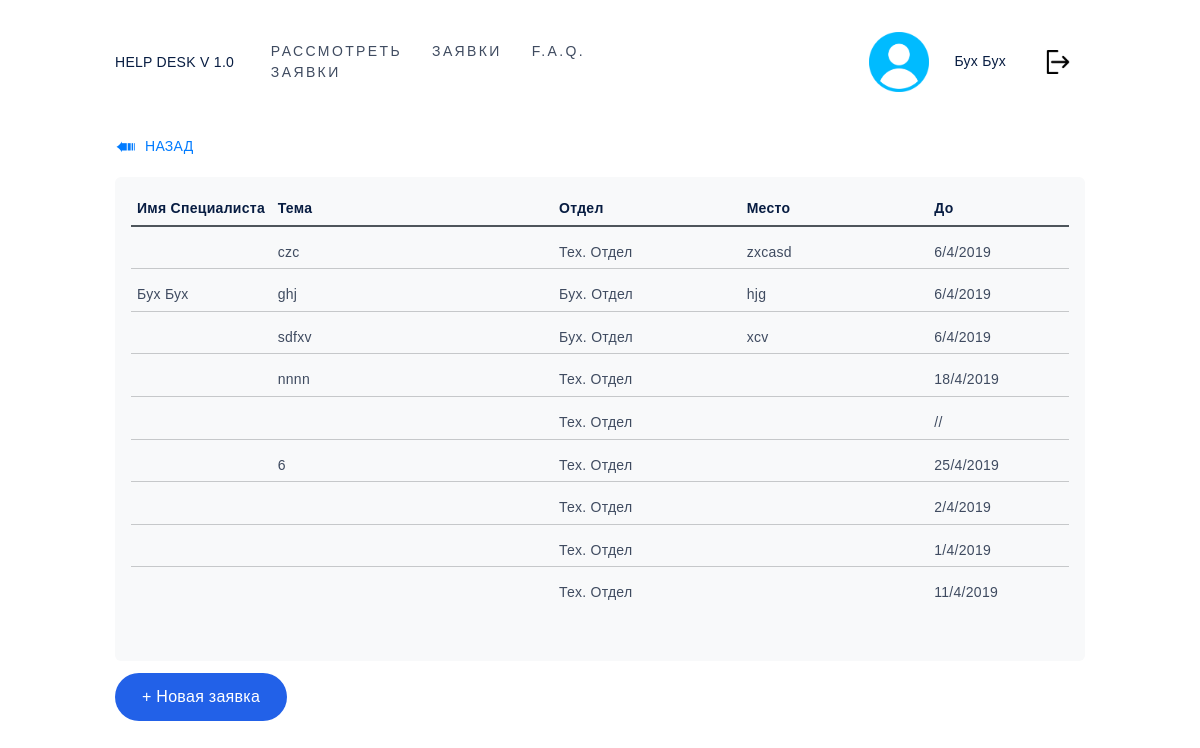
The app's page /helpdesk/list-tickets.html (signed in) with its own data.
### helpdesk/models.py (models this page shows, shortened)
class Ticket(models.Model):
    requestor = models.ForeignKey('auth.User',on_delete=models.CASCADE, related_name="requestor")
    worker = models.ForeignKey('auth.User',on_delete=models.SET_NULL, null=True, related_name="worker")
    theme = models.CharField(max_length=100,default="")
    targeted_department = models.ForeignKey('Department',on_delete=models.CASCADE, related_name="targeted_department")
    place = models.CharField(max_length=100,default="")
    priority = models.IntegerField(default="0") # 0-Низкий 1-Средний 2-Высокий
    details = models.CharField(max_length=1000,default="")
    pub_date = models.DateTimeField('date published')
    exp_date = models.DateTimeField('expiration date')
    finished = models.BooleanField(default="False")
    deleted = models.BooleanField(default="False")
    chat = models.TextField(default="")

class Department(models.Model):
    name = models.CharField(max_length=100)
    head = models.ForeignKey('auth.User',null=True,on_delete=models.CASCADE, related_name="head")

### helpdesk/views.py (the view)
# urls.py: path('list-tickets.html',views.list_tickets.as_view() , name='list-tickets'),
class list_tickets(LoginRequiredMixin,generic.ListView):
    template_name = 'helpdesk/list-tickets.html'
    login_url = 'helpdesk:login_view'
    redirect_field_name = 'redirect_to'
    def get_context_data(self, **kwargs):
        context = super().get_context_data(**kwargs)
        context['user'] = self.request.user.first_name + " " + self.request.user.last_name
        if models.EmployeesInDepartments.objects.filter(person = self.request.user).count()>0:
            context['isWorker'] = True
        return context
    def get_queryset(self):
        result_list=models.Ticket.objects.filter(requestor=self.request.user)
        return result_list.filter(finished=False,deleted=False)

### helpdesk/templates/helpdesk/list-tickets.html (shortened to what this page needs)
{%extends 'helpdesk/father_frame.html'%}
{%block contents%}
	<section class="section-one-class" id="section-one-id">
		<div class="container">
			<div class="row">
				<div class="col">
					<a href="#" onclick="history.back();return false;" class="toback">Назад</a>
				</div>
			</div>
			<div class="row">
				<div class="col-lg d-flex justify-content-center">
					<ul class="list-tickets">
						<li class="wr-label d-flex justify-content-between">
							<div class="label-name_ticket">
								<p>Имя Специалиста</p>
							</div>
							<div class="label-text_ticket">
								<p>Тема</p>
							</div>
							<div class="label-depart_ticket">
								<p>Отдел</p>
							</div>
							<div class="label-place_ticket">
								<p>Место</p>
							</div>
							<div class="label-priority_ticket">
								<p>До</p>
							</div>
						</li>
						{% for object in object_list %}
						<li class="wr-tickets">
							<a href="view-ticket_{%if isAdmining%}admin_{%endif%}{{object.pk}}" class="d-flex">
								<div class="ticket-name">
									<p>{%if object.first_name == ''%}Ожидается{%else%}{{object.worker.first_name}} {{object.worker.last_name}}{%endif%}</p>
								</div>
								<div class="ticket-text">
									<p>{{object.theme}}</p>
								</div>
								<div class="ticket-depart">
									<p>{{object.targeted_department.name}}</p>
								</div>
								<div class="ticket-place">
									<p>{{object.place}}</p>
								</div>
								<div class="ticket-priority">
									<p>{%if object.priority == 0%}{%endif%}{%if object.priority == 2%}{%endif%}{%if object.priority == 1%}{%endif%}
										{{object.exp_date.day}}/{{object.exp_date.month}}/{{object.exp_date.year}}
									</p>
								</div>
							</a>
						</li>
						{%endfor%}
					</ul>
				</div>
			</div>
			<div class="row">
				<div class="col">
					<a href="{%url 'helpdesk:new_ticket'%}" class="btn btn_new-message">
						+ Новая заявка
					</a>
				</div>
			</div>
		</div>
	</section>
{%endblock%}

### helpdesk/templates/helpdesk/father_frame.html (shortened to what this page needs)
<!DOCTYPE html>
{%load static%}
<html lang="ru">
<head>
	<link rel="stylesheet" href="{%static 'css/bootstrap.min.css'%}">
	<link rel="stylesheet" href="{%static 'css/main.css'%}">
</head>
<body>
	<header class="header" id="header">
		<div class="container">
			<div class="row d-flex align-items-center justify-content-between">
				<div class="col-lg-2">
					<div class="logo ttu">
						Help Desk v 1.0
					</div>
				</div>
				<div class="col-lg-4 d-flex justify-content-end">
					<nav>
						<ul class="menu ttu d-flex">
							{%if isWorker%}
							<li class="menu__item">
								<a href="list-tickets-admin.html" class="menu__link">
									Рассмотреть заявки
								</a>
							</li>
							{%endif%}
							<li class="menu__item">
								<a href="list-tickets.html" class="menu__link">
									Заявки
								</a>
							</li>
							<li class="menu__item">
								<a href="faq.html" class="menu__link">
									F.A.Q.
								</a>
							</li>
						</ul>
					</nav>
				</div>
				<div class="col-lg d-flex align-items-center justify-content-end">
					<img src="{%static 'img/icon-user.png'%}" class="user-logo">
					<div class="user-account">
						<p class="user-name">
							{{user}}
						</p>
					</div>
					<a href="{%url 'helpdesk:logout'%}"><div class="exit"></div>
				</div>
			</div>
		</div>
	</header>
	{%block contents%}{%endblock%}
	<footer class="footer" id="footer">
		<div class="container"></div>
	</footer>
</body>
</html>

### helpdesk/static/css/main.css (style rules this page uses)
body { font-family: 'Exo 2.0', sans-serif; color: #081d42; padding: 0; letter-spacing: 0.02em; margin: 0; font-size: 14px; }
.container { width: 970px; margin: 0 auto; padding: 12px 0; }
div, p, form, input, a, span, button { box-sizing: border-box; }
p { margin: 0; font-size: 14px; line-height: 1.4em; letter-spacing: .02em; }
ul, li { display: block; padding: 0; margin: 0; }
a, a:hover, a:active { text-decoration: none; color: #3f4b60; }
a, button, input { transition: all 0.5s ease; outline: none; }
.ttu { text-transform: uppercase; }
.toback { display: inline-block; position: relative; padding-left: 30px; margin-bottom: 20px; text-transform: uppercase; color: #007bff; }
.toback:before { display: block; position: absolute; content: '➠'; transform: rotate(180deg); text-align: center; top: 2px; left: 0px; line-height: 20px; font-size: 25px; color: #007bff; }
.header { padding: 20px 0; }
.menu__link { letter-spacing: .17em; border-bottom: 1px dashed transparent; padding-bottom: 3px; cursor: pointer; }
.user-logo { max-width: 60px; max-height: 60px; width: 100%; }
.user-account { display: flex; flex-direction: column; margin-left: 25px; }
.user-name { font-size: 14px; }
.menu__item:not(:last-child) { margin-right: 30px; }
.exit { display: block; width: 24px; height: 24px; background: url("../img/logout.png") no-repeat center top / contain; cursor: pointer; margin-left: 40px; margin-right: 15px; }
.wr-label { margin: 10px; font-weight: 600; border-bottom: 2px solid #4e555b; }
.wr-label div { padding: 6px; }
.btn_new-message { background-color: #2261E8; color: #fff!important; border-radius: 50px!important; padding: 12px 27px; margin-top: 12px; border-style: none; }
.list-tickets { background-color: #f8f9fa; width: 100%; height: 100%; -webkit-border-radius: 6px; -moz-border-radius: 6px; border-radius: 6px; padding: 6px; margin-bottom: 36px; }
.label-name_ticket { width: 15%; }
.label-text_ticket { width: 30%; }
.label-depart_ticket { width: 20%; }
.label-place_ticket { width: 20%; }
.label-priority_ticket { width: 15%; }
.wr-tickets { margin: 10px; cursor: pointer; }
.wr-tickets:not(:last-child) { border-bottom: 1px solid #c6c8ca; }
.wr-tickets div { padding: 6px; }
.ticket-name { width: 15%; }
.ticket-text { width: 30%; }
.ticket-depart { width: 20%; }
.ticket-place { width: 20%; }
.ticket-priority { width: 15%; }

### records on screen
Ticket: theme "czc", targeted_department.name "Тех. Отдел", place "zxcasd", exp_date.day "6", exp_date.month "4", exp_date.year "2019"
Ticket: worker.first_name "Бух", worker.last_name "Бух", theme "ghj", targeted_department.name "Бух. Отдел", place "hjg", exp_date.day "6", exp_date.month "4", exp_date.year "2019"
Ticket: theme "sdfxv", targeted_department.name "Бух. Отдел", place "xcv", exp_date.day "6", exp_date.month "4", exp_date.year "2019"
Ticket: theme "nnnn", targeted_department.name "Тех. Отдел", exp_date.day "18", exp_date.month "4", exp_date.year "2019"
Ticket: targeted_department.name "Тех. Отдел"
Ticket: theme "6", targeted_department.name "Тех. Отдел", exp_date.day "25", exp_date.month "4", exp_date.year "2019"
Ticket: targeted_department.name "Тех. Отдел", exp_date.day "2", exp_date.month "4", exp_date.year "2019"
Ticket: targeted_department.name "Тех. Отдел", exp_date.day "1", exp_date.month "4", exp_date.year "2019"
Ticket: targeted_department.name "Тех. Отдел", exp_date.day "11", exp_date.month "4", exp_date.year "2019"

### other values on screen
{{ user }} "Бух Бух"
